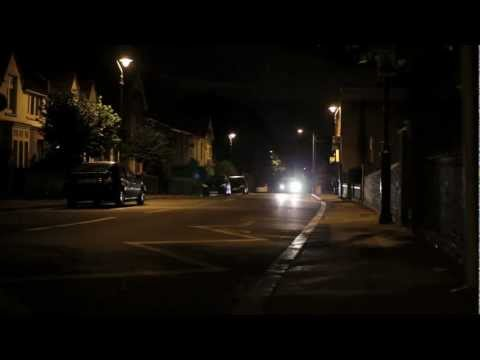
%> input picture HW Assighnment 2/low_light_1.jpg, 480 x 360 px
$ octave Part_2.m   (GNU Octave 9; MATLAB toolbox functions it lacks are replaced by stand-ins)
%> lines starting %> are read from the running program, lines starting %| are printed output that depends on the picture
% Enhance Low Light Image using Dehazing Algorithm
A = imread('low_light_1.jpg');
%> A is the input picture: size 360x480x3 uint8; mean R, G, B 19.1, 15.1, 10.3
B = imread('low_light_2.jpg');
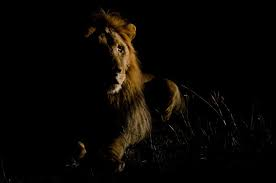
%> input picture HW Assighnment 2/low_light_2.jpg, 276 x 183 px
%> B is the input picture: size 183x276x3 uint8; mean R, G, B 8.4, 6.1, 3.5

figure; imshow(A); title('Original Image - 1');
figure; imshow(B); title('Original Image - 2');

A_INV = imcomplement(A);
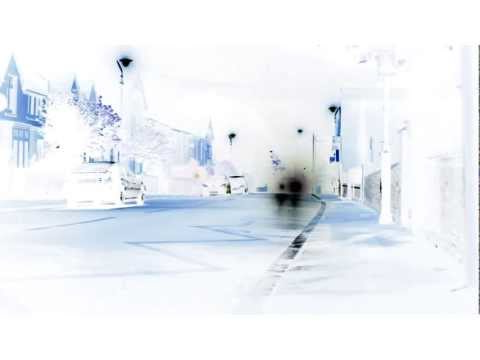
%> A_INV: size 360x480x3 uint8; mean R, G, B 235.9, 239.9, 244.7
B_INV = imcomplement(B);
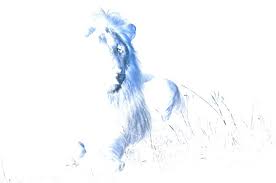
%> B_INV: size 183x276x3 uint8; mean R, G, B 246.6, 248.9, 251.5

%> (the run ends here)
